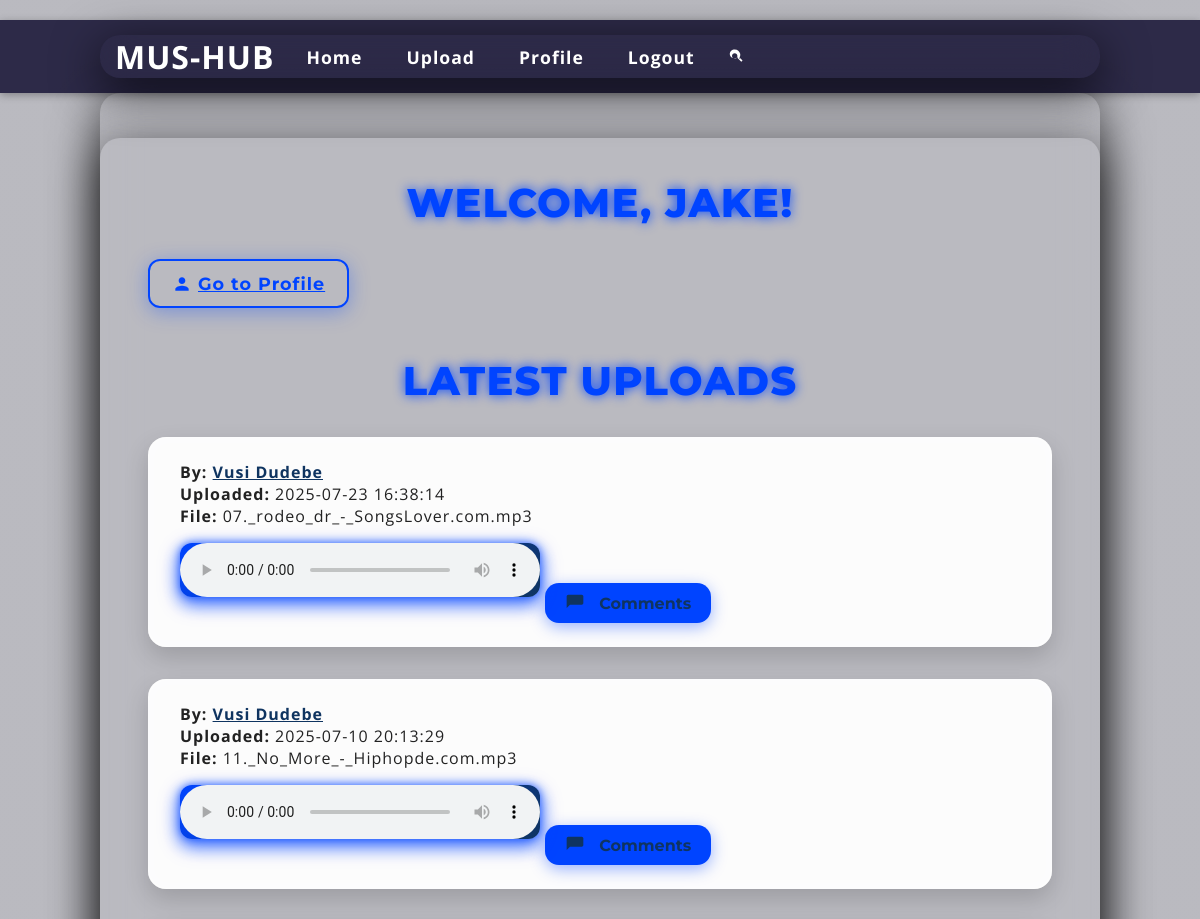
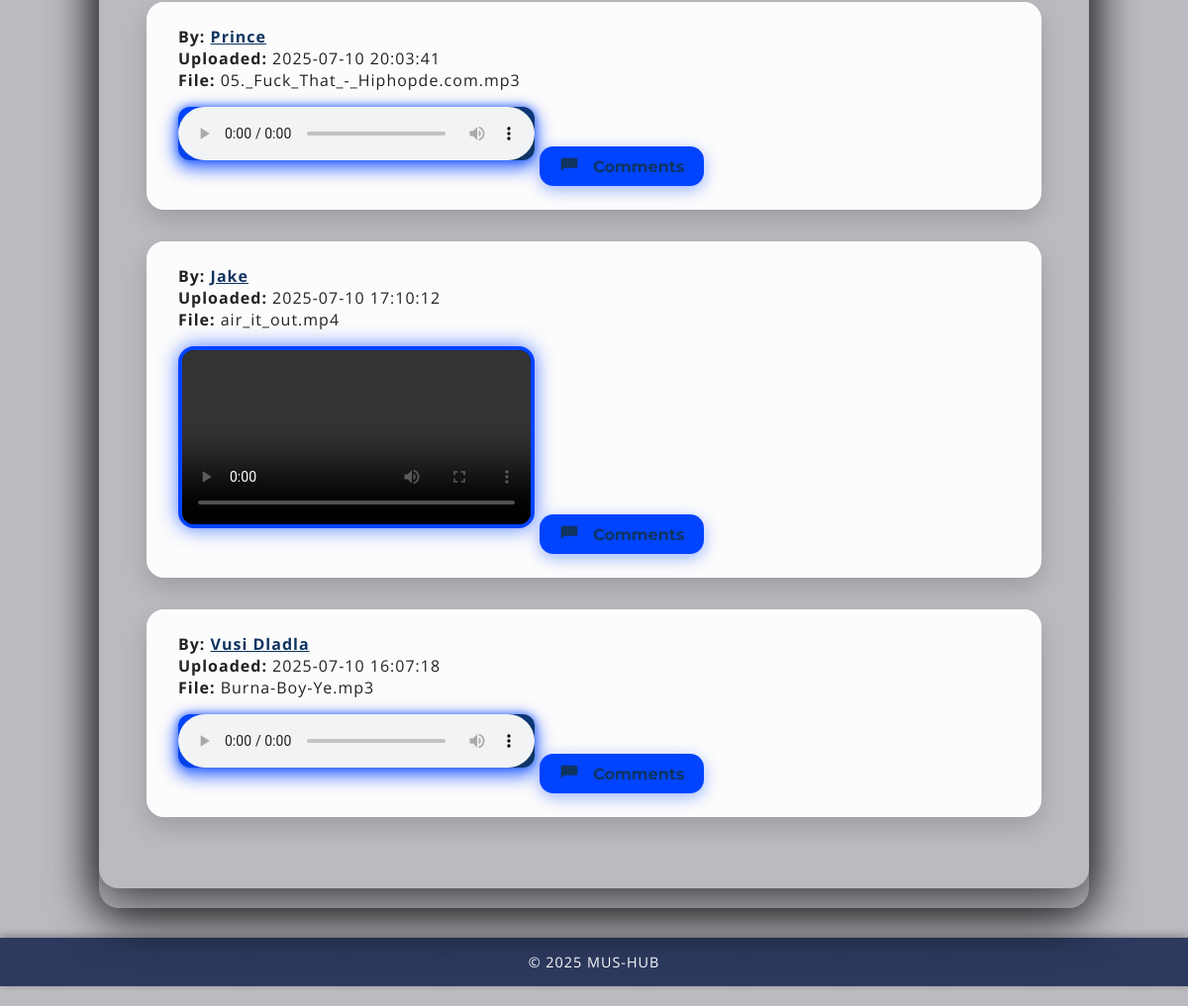
Screenshot of / (signed in) with the database file from the repository (2 pictures, top to bottom).
### app.py (models this page shows)
class User(db.Model):
    UserID = db.Column(db.Integer, primary_key=True)
    Username = db.Column(db.String(80), nullable=False)
    Email = db.Column(db.String(120), unique=True, nullable=False)
    Password = db.Column(db.String(200), nullable=False)
    Role = db.Column(db.String(20), nullable=False)
    Bio = db.Column(db.String(500))
    comments = db.relationship('Comment', backref='author', lazy=True)

class Content(db.Model):
    ContentID = db.Column(db.Integer, primary_key=True)
    UserID = db.Column(db.Integer, db.ForeignKey('user.UserID'), nullable=False)
    FilePath = db.Column(db.String(200), nullable=False)
    UploadDate = db.Column(db.DateTime, default=datetime.utcnow)
    user = db.relationship('User', backref='contents')

### app.py (the view)
@app.route('/')
def index():
    user_id = session.get('user_id')
    user = User.query.get(user_id) if user_id else None
    username = user.Username if user else 'Guest'
    contents = Content.query.order_by(Content.UploadDate.desc()).all()
    for content in contents:
        content.comments = Comment.query.filter_by(ContentID=content.ContentID).order_by(Comment.CommentDate).all()
    return render_template('index.html', username=username, contents=contents)

### app.py (called while the page is built)
@app.context_processor
def inject_now():
    return {
        'now': datetime.utcnow(),
        'current_user_id': session.get('user_id')
    }

### templates/index.html (shortened to what this page needs)
{% extends "base.html" %}
{% block extra_css %}
  <link rel="stylesheet" href="{{ url_for('static', filename='index.css') }}">
{% endblock %}
{% block content %}
<div class="container">
  {% if 'user_id' in session %}
    <h2>Welcome, {{ username }}!</h2>
    <a href="{{ url_for('profile') }}" class="profile-link" aria-label="Go to your profile">
      <svg class="icon" viewBox="0 0 24 24" aria-hidden="true" focusable="false">
        <path d="M12 12c2.21 0 4-1.79 4-4s-1.79-4-4-4-4 1.79-4 4 1.79 4 4 4zm0 2c-2.67 0-8 1.34-8 4v2h16v-2c0-2.66-5.33-4-8-4z"/>
      </svg>
      Go to Profile
    </a>
    <h2>Latest Uploads</h2>
    {% for content in contents %}
      <div class="upload" role="region" aria-labelledby="upload-title-{{ content.ContentID }}">
        <p><strong>By:</strong>
          <a href="{{ url_for('public_profile', user_id=content.user.UserID) }}">
            {{ content.user.Username }}
          </a>
        </p>
        <p><strong>Uploaded:</strong> {{ content.UploadDate.strftime('%Y-%m-%d %H:%M:%S') }}</p>
        <p><strong>File:</strong> {{ content.FilePath }}</p>
        {% set ext = content.FilePath.split('.')[-1].lower() %}
        {% if ext in ['mp3', 'wav', 'ogg'] %}
          <audio controls>
            <source src="{{ url_for('static', filename='uploads/' ~ content.FilePath) }}" type="audio/{{ ext }}">
          </audio>
        {% elif ext in ['mp4', 'webm'] %}
          <video controls width="360" aria-labelledby="upload-title-{{ content.ContentID }}">
            <source src="{{ url_for('static', filename='uploads/' ~ content.FilePath) }}" type="video/{{ ext }}">
          </video>
        {% else %}
          <p>Preview not available for this file type.</p>
        {% endif %}
        <button
          aria-expanded="false"
          aria-controls="comments-{{ content.ContentID }}"
          onclick="toggleComments('comments-{{ content.ContentID }}', this)"
          class="comments-toggle"
          >
          <svg class="icon" viewBox="0 0 24 24" aria-hidden="true" focusable="false">
            <path d="M20 2H4c-1.1 0-2 .9-2 2v14l4-4h14c1.1 0 2-.9 2-2V4c0-1.1-.9-2-2-2z"/>
          </svg>
          Comments
        </button>
      </div>
    {% endfor %}
  {% endif %}
</div>
{% endblock %}

### static/base.css (style rules this page uses)
:root { --background: #1a1a2e; --color: #ffffff; --primary-color: #0f3460; --accent-color: #0b0885; --glass-bg: rgba(255, 255, 255, 0.05); }
* { box-sizing: border-box; margin: 0; padding: 0; }
html { scroll-behavior: smooth; }
body { font-family: "Poppins", sans-serif; background: linear-gradient(135deg, var(--background), var(--primary-color)); color: var(--color); letter-spacing: 1px; min-height: 100vh; display: flex; flex-direction: column; padding: 20px 0; }

### static/index.css (style rules this page uses)
:root { --background-color: rgba(26, 26, 46, 0.3); --color: #ffffff; --primary-color: #0f3460; --accent-color: #0044ff; --glass-bg: rgba(255, 255, 255, 0); --shadow-dark: rgba(0, 0, 0, 0.7); --shadow-light: rgba(255, 255, 255, 0); --font-family-body: 'Open Sans', sans-serif; --font-family-heading: 'Montserrat', sans-serif; }
* { box-sizing: border-box; margin: 0; padding: 0; }
html { scroll-behavior: smooth; }
body { font-family: var(--font-family-body); background-image: linear-gradient(var(--background-color), var(--background-color)), url('https://images.unsplash.com/uploads/1412282232015a06e258a/4bdd2a58?fm=jpg&q=60&w=3000'); background-size: cover; background-position: center; background-repeat: no-repeat; background-blend-mode: multiply; color: var(--color); min-height: 100vh; padding: 20px 0; display: flex; align-items: center; justify-content: center; animation: fadeIn 1s ease-in-out; flex-direction: column; overflow-y: auto; }
.container { position: relative; z-index: 2; background: var(--glass-bg); border-radius: 20px; box-shadow: 0 12px 48px var(--shadow-dark), inset 0 0 40px var(--shadow-light); backdrop-filter: blur(18px); -webkit-backdrop-filter: blur(18px); padding: 2.5rem 3rem; max-width: 1000px; width: 90vw; animation: slideUp 1.2s ease-out forwards; transition: box-shadow 0.3s ease; }
h2 { font-family: var(--font-family-heading); text-align: center; margin-bottom: 2rem; font-weight: 800; font-size: 2.5rem; color: var(--accent-color); letter-spacing: 1.2px; text-transform: uppercase; text-shadow: 0 0 12px var(--accent-color); user-select: none; }
.profile-link { font-family: var(--font-family-heading); display: inline-flex; align-items: center; justify-content: center; margin-bottom: 3rem; padding: 12px 22px; font-weight: 700; font-size: 1.1rem; color: var(--accent-color); border: 2px solid var(--accent-color); border-radius: 12px; cursor: pointer; transition: background-color 0.4s ease, color 0.4s ease, box-shadow 0.4s ease; user-select: none; box-shadow: 0 4px 20px rgba(0, 68, 255, 0.35); backdrop-filter: brightness(1.1); }
.upload { background: rgba(255, 255, 255, 0.95); color: #222; padding: 1.5rem 2rem; margin: 2rem 0; border-radius: 18px; box-shadow: 0 10px 24px rgba(0, 0, 0, 0.16), inset 0 0 16px rgba(255, 255, 255, 0.6); transition: box-shadow 0.3s ease; }
.upload a { color: var(--primary-color); font-weight: 700; transition: color 0.3s ease; font-family: var(--font-family-body); }
.upload button, .comments-toggle, .submit-comment-btn { font-family: var(--font-family-heading); display: inline-flex; align-items: center; gap: 8px; margin-top: 14px; background: var(--accent-color); color: var(--primary-color); padding: 10px 20px; border: none; border-radius: 14px; font-weight: 700; font-size: 1rem; cursor: pointer; user-select: none; transition: background-color 0.3s ease, transform 0.3s ease, box-shadow 0.3s ease; box-shadow: 0 4px 16px rgba(0, 68, 255, 0.4); }
audio { width: 100%; max-width: 360px; background: linear-gradient(135deg, #0044ff, #0f3460); border-radius: 12px; box-shadow: 0 6px 18px rgba(0, 68, 255, 0.6); outline: none; cursor: pointer; margin: 1rem 0; filter: drop-shadow(0 0 4px rgba(0, 68, 255, 0.8)); }
video { max-width: 360px; width: 100%; border: 4px solid var(--accent-color); border-radius: 16px; box-shadow: 0 0 20px rgba(0, 68, 255, 0.7); margin: 1rem 0; background: black; }

### templates/index.html (style rules this page uses)
.icon { width: 20px; height: 20px; fill: currentColor; vertical-align: middle; margin-right: 6px; transition: transform 0.3s ease; display: inline-block; }

### rows the page displays
User: Username "JAKE"
Content: user.Username "Vusi Dudebe", UploadDate "2025-07-23 16:38:14", FilePath "07._rodeo_dr_-_SongsLover.com.mp3"
Content: user.Username "Vusi Dudebe", UploadDate "2025-07-10 20:13:29", FilePath "11._No_More_-_Hiphopde.com.mp3"
Content: user.Username "Prince", UploadDate "2025-07-10 20:03:41", FilePath "05._Fuck_That_-_Hiphopde.com.mp3"
Content: user.Username "Jake", UploadDate "2025-07-10 17:10:12", FilePath "air_it_out.mp4"
Content: user.Username "Vusi Dladla", UploadDate "2025-07-10 16:07:18", FilePath "Burna-Boy-Ye.mp3"
